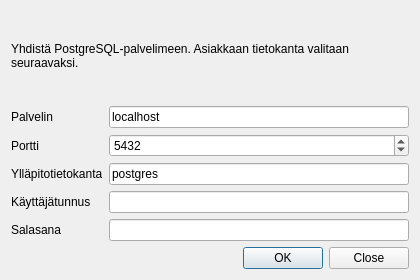
<?xml version="1.0" encoding="UTF-8"?>
<ui version="4.0">
 <class>PostgresYhteysDlg</class>
 <widget class="QDialog" name="PostgresYhteysDlg">
  <property name="geometry">
   <rect>
    <x>0</x>
    <y>0</y>
    <width>420</width>
    <height>280</height>
   </rect>
  </property>
  <property name="windowTitle">
   <string>PostgreSQL-yhteys</string>
  </property>
  <layout class="QVBoxLayout" name="verticalLayout">
   <item>
    <widget class="QLabel" name="ohjeLabel">
     <property name="text">
      <string>Yhdistä PostgreSQL-palvelimeen. Asiakkaan tietokanta valitaan seuraavaksi.</string>
     </property>
     <property name="wordWrap">
      <bool>true</bool>
     </property>
    </widget>
   </item>
   <item>
    <layout class="QFormLayout" name="formLayout">
     <item row="0" column="0">
      <widget class="QLabel" name="hostLabel">
       <property name="text">
        <string>Palvelin</string>
       </property>
      </widget>
     </item>
     <item row="0" column="1">
      <widget class="QLineEdit" name="hostEdit">
       <property name="text">
        <string>localhost</string>
       </property>
      </widget>
     </item>
     <item row="1" column="0">
      <widget class="QLabel" name="portLabel">
       <property name="text">
        <string>Portti</string>
       </property>
      </widget>
     </item>
     <item row="1" column="1">
      <widget class="QSpinBox" name="portSpin">
       <property name="minimum">
        <number>1</number>
       </property>
       <property name="maximum">
        <number>65535</number>
       </property>
       <property name="value">
        <number>5432</number>
       </property>
      </widget>
     </item>
     <item row="2" column="0">
      <widget class="QLabel" name="databaseLabel">
       <property name="text">
        <string>Ylläpitotietokanta</string>
       </property>
      </widget>
     </item>
     <item row="2" column="1">
      <widget class="QLineEdit" name="databaseEdit">
       <property name="text">
        <string notr="true">postgres</string>
       </property>
       <property name="placeholderText">
        <string notr="true">postgres</string>
       </property>
      </widget>
     </item>
     <item row="3" column="0">
      <widget class="QLabel" name="usernameLabel">
       <property name="text">
        <string>Käyttäjätunnus</string>
       </property>
      </widget>
     </item>
     <item row="3" column="1">
      <widget class="QLineEdit" name="usernameEdit"/>
     </item>
     <item row="4" column="0">
      <widget class="QLabel" name="passwordLabel">
       <property name="text">
        <string>Salasana</string>
       </property>
      </widget>
     </item>
     <item row="4" column="1">
      <widget class="QLineEdit" name="passwordEdit">
       <property name="echoMode">
        <enum>QLineEdit::Password</enum>
       </property>
      </widget>
     </item>
    </layout>
   </item>
   <item>
    <widget class="QDialogButtonBox" name="buttonBox">
     <property name="orientation">
      <enum>Qt::Horizontal</enum>
     </property>
     <property name="standardButtons">
      <set>QDialogButtonBox::Close|QDialogButtonBox::Ok</set>
     </property>
    </widget>
   </item>
  </layout>
 </widget>
 <resources/>
 <connections>
  <connection>
   <sender>buttonBox</sender>
   <signal>accepted()</signal>
   <receiver>PostgresYhteysDlg</receiver>
   <slot>accept()</slot>
  </connection>
  <connection>
   <sender>buttonBox</sender>
   <signal>rejected()</signal>
   <receiver>PostgresYhteysDlg</receiver>
   <slot>reject()</slot>
  </connection>
 </connections>
</ui>
